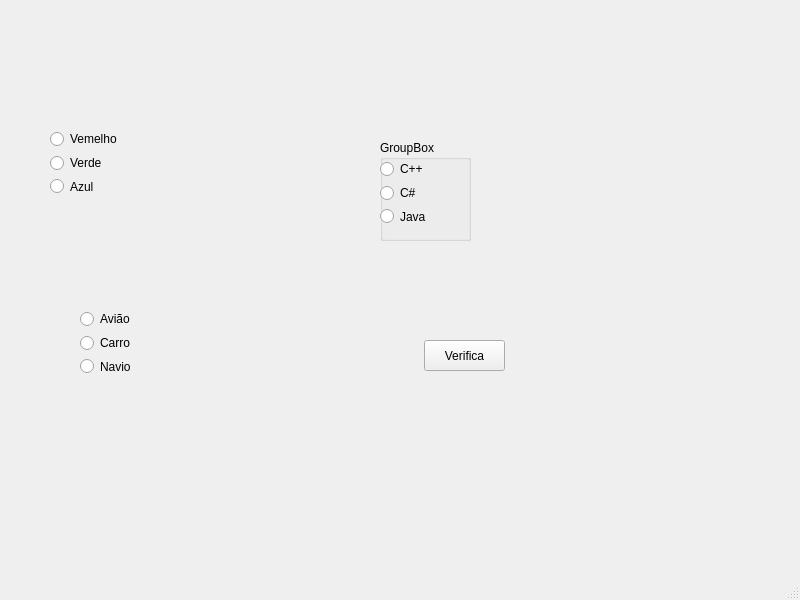
<?xml version="1.0" encoding="UTF-8"?>
<ui version="4.0">
 <class>MainWindow</class>
 <widget class="QMainWindow" name="MainWindow">
  <property name="geometry">
   <rect>
    <x>0</x>
    <y>0</y>
    <width>800</width>
    <height>600</height>
   </rect>
  </property>
  <property name="windowTitle">
   <string>MainWindow</string>
  </property>
  <widget class="QWidget" name="centralwidget">
   <widget class="QGroupBox" name="groupBox">
    <property name="geometry">
     <rect>
      <x>380</x>
      <y>140</y>
      <width>91</width>
      <height>101</height>
     </rect>
    </property>
    <property name="title">
     <string>GroupBox</string>
    </property>
    <widget class="QWidget" name="">
     <property name="geometry">
      <rect>
       <x>0</x>
       <y>20</y>
       <width>84</width>
       <height>65</height>
      </rect>
     </property>
     <layout class="QVBoxLayout" name="verticalLayout_3">
      <item>
       <widget class="QRadioButton" name="rb_cpp">
        <property name="text">
         <string>C++</string>
        </property>
       </widget>
      </item>
      <item>
       <widget class="QRadioButton" name="rb_ccharp">
        <property name="text">
         <string>C#</string>
        </property>
       </widget>
      </item>
      <item>
       <widget class="QRadioButton" name="rb_java">
        <property name="text">
         <string>Java</string>
        </property>
       </widget>
      </item>
     </layout>
    </widget>
   </widget>
   <widget class="QPushButton" name="btn_verifica">
    <property name="geometry">
     <rect>
      <x>424</x>
      <y>340</y>
      <width>81</width>
      <height>31</height>
     </rect>
    </property>
    <property name="text">
     <string>Verifica</string>
    </property>
   </widget>
   <widget class="QWidget" name="">
    <property name="geometry">
     <rect>
      <x>50</x>
      <y>130</y>
      <width>84</width>
      <height>65</height>
     </rect>
    </property>
    <layout class="QVBoxLayout" name="verticalLayout">
     <item>
      <widget class="QRadioButton" name="rb_vermelho">
       <property name="text">
        <string>Vemelho</string>
       </property>
      </widget>
     </item>
     <item>
      <widget class="QRadioButton" name="rb_verde">
       <property name="text">
        <string>Verde</string>
       </property>
      </widget>
     </item>
     <item>
      <widget class="QRadioButton" name="rb_azul">
       <property name="text">
        <string>Azul</string>
       </property>
      </widget>
     </item>
    </layout>
   </widget>
   <widget class="QWidget" name="">
    <property name="geometry">
     <rect>
      <x>80</x>
      <y>310</y>
      <width>84</width>
      <height>65</height>
     </rect>
    </property>
    <layout class="QVBoxLayout" name="verticalLayout_2">
     <item>
      <widget class="QRadioButton" name="rb_aviao">
       <property name="text">
        <string>Avião</string>
       </property>
      </widget>
     </item>
     <item>
      <widget class="QRadioButton" name="rb_carro">
       <property name="text">
        <string>Carro</string>
       </property>
      </widget>
     </item>
     <item>
      <widget class="QRadioButton" name="rb_navio">
       <property name="text">
        <string>Navio</string>
       </property>
      </widget>
     </item>
    </layout>
   </widget>
  </widget>
  <widget class="QMenuBar" name="menubar">
   <property name="geometry">
    <rect>
     <x>0</x>
     <y>0</y>
     <width>800</width>
     <height>21</height>
    </rect>
   </property>
  </widget>
  <widget class="QStatusBar" name="statusbar"/>
 </widget>
 <resources/>
 <connections/>
</ui>
